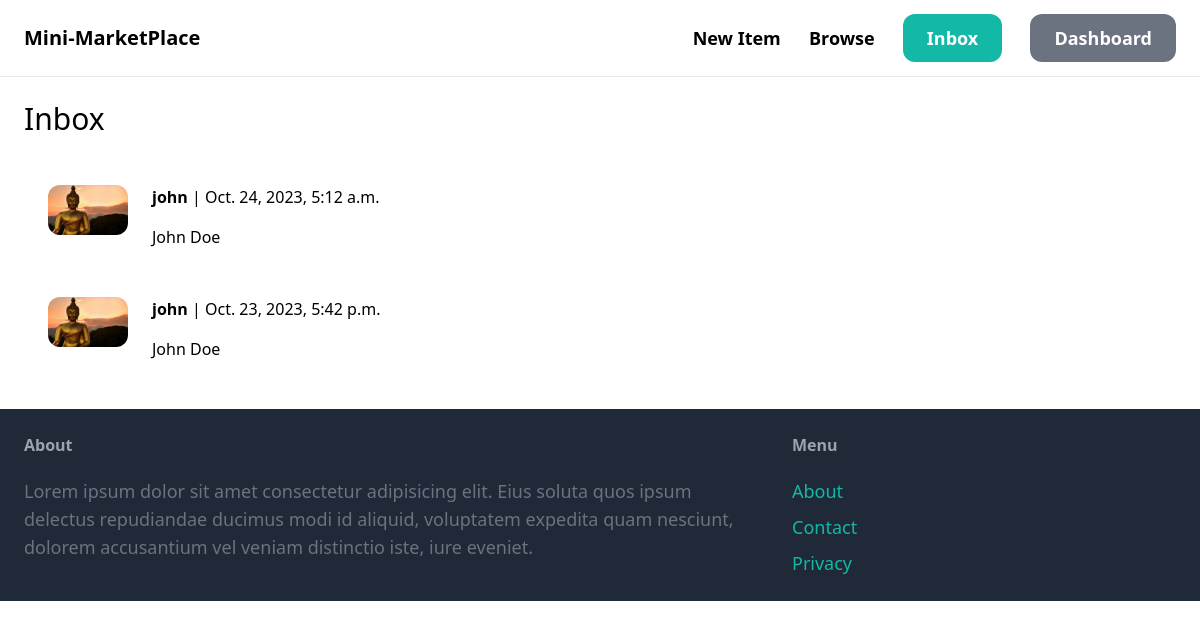
The page /inbox/ (signed in) on the database its author committed.
### conversation/models.py (models this page shows)
class Conversation(models.Model):
    item = models.ForeignKey(Item, related_name='conversation', on_delete=models.CASCADE)
    members = models.ManyToManyField(User, related_name='conversation')
    created_at = models.DateTimeField(auto_now_add=True)
    modified_at = models.DateTimeField(auto_now=True)
    class Meta:
        ordering = ('-modified_at',)

### item/models.py (models this page shows, shortened)
class Item(models.Model):
    category = models.ForeignKey(Category, related_name="items", on_delete=models.CASCADE)
    name = models.CharField(max_length=255)
    description = models.TextField(blank=True, null=True)
    price = models.FloatField()
    image = models.ImageField(upload_to="item_image", blank=True, null=True)
    is_sold = models.BooleanField(default=False)
    created_by = models.ForeignKey(User, related_name='items', on_delete=models.CASCADE)
    created_at  = models.DateTimeField(auto_now_add=True)

### conversation/views.py (the view)
# urls.py: path('', views.inbox, name='inbox'),
@login_required
def inbox(request):
    conversation = Conversation.objects.filter(members__in=[request.user.id])
    return render(request, 'conversation/inbox.html', {
        'conversations':conversation
    })

### conversation/templates/conversation/inbox.html
{% extends "core/base.html" %} {% block title %} New Conversation {% endblock %}
{% block content %}
<h1 class="mb-6 text-3xl">Inbox</h1>
<div class="space-y-6">
    {% for conversation in conversations %}
        <a href="{% url 'conversation:detail' conversation.id %}">
            <div class="p-6 flex bg-gray-10 rounded-xl">
                <div class="pr-6">
                    <img src="{{conversation.item.image.url}}" class="w-20 rounded-xl" alt="">
                </div>
                <div>
                    {% for member in conversation.members.all %}
                        {% if member != request.user %}
                            <p class="mb-4"><strong>{{member.username}}</strong> | {{conversation.modified_at}}</p>
                            <p>{{conversation.item.name}}</p>
                        {% endif %}
                    {% endfor %}
                </div>
            </div>
        </a>
    {% endfor %}
</div>
{% endblock %}

### rows shown on the page
Conversation: item.image (picture), modified_at "Oct. 24, 2023, 5:12 a.m.", item.name "John Doe"
Conversation: item.image (picture), modified_at "Oct. 23, 2023, 5:42 p.m.", item.name "John Doe"

### other values the page prints
{{ member.username }} "john"
